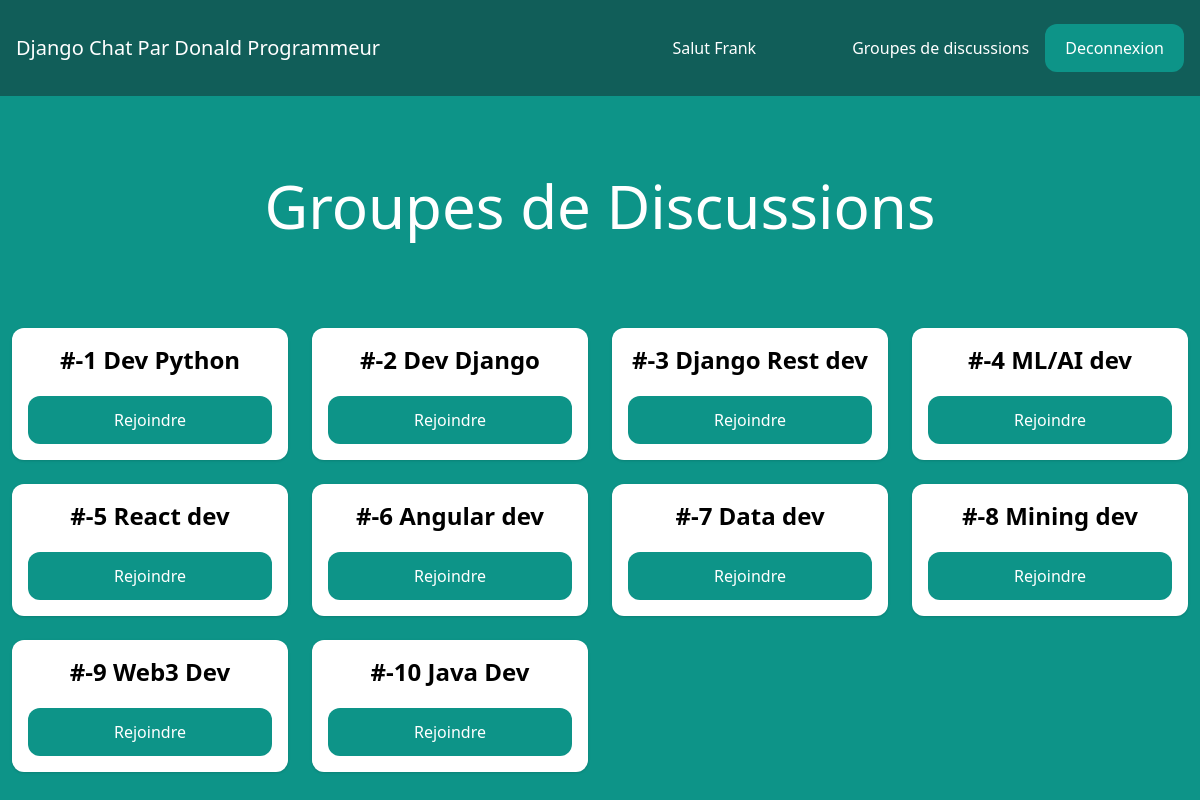
The app's page /rooms/ (signed in) with its own data.
### room/models.py (models this page shows)
class Room(models.Model):
    name = models.CharField(max_length=255)
    slug = models.SlugField(unique=True)

### room/views.py (the view)
# urls.py: path('rooms/', include('room.urls')),
@login_required
def rooms(request):
    rooms = Room.objects.all()
    return render(request, 'room/rooms.html', {'rooms': rooms})

### templates/room/rooms.html (shortened to what this page needs)
{% extends "base.html" %}
{% block content %}
 <div class="p-10 lg:p-20 text-center">
    <h1 class="text-3xl lg:text-6xl text-white">Groupes de Discussions</h1>
</div>
<div class="w-full flex flex-wrap items-center">
    {% for room in rooms %}
        <div class="w-full lg:w-1/4 px-3 py-3">
            <div class="p-4 bg-white shadow rounded-xl text-center">
                <h2 class="mb-5 text-2xl font-semibold"> #-{{forloop.counter}} {{ room.name }}</h2>
                <a href="{% url 'room' room.slug %}" class="px-5 py-3 block rounded-xl text-white bg-teal-600 hover:bg-teal-700">Rejoindre</a>
            </div>
        </div>
    {% endfor %}
</div>
{% endblock content %}

### templates/base.html (shortened to what this page needs)
<!DOCTYPE html>
<html lang="en">
    {% load static %}
<head>
    <script src="https://cdn.tailwindcss.com"></script>
</head>
<body class="bg-teal-600">
    <nav class="flex items-center justify-between px-4 py-6 bg-teal-800">
        <div>
            <a href="/" class="text-xl text-white"> Django Chat Par Donald Programmeur</a>
        </div>
        <div class="flex items-center space-x-4">
            {% if request.user.is_authenticated %}
            <a href="#" class="px-20 text-white">Salut {{ request.user.username }}</a>
            <a href="/rooms/" class="text-white hover:text-gray-200">Groupes de discussions</a>
            <a href="/logout/" class="px-5 py-3 rounded-xl bg-teal-600 text-white hover:bg-teal-700">Deconnexion</a>
            {% else %}
            <a href="/login/" class="text-white hover:text-gray-200">Connexion</a>
            <a href="/signup/" class="px-5 py-3 rounded-xl bg-teal-600 text-white hover:bg-teal-700">S'inscrire</a>
            {% endif %}
        </div>
    </nav>
   {% block content %}
    {% endblock %}
</body>
</html>

### records on screen
Room: name "Dev Python"
Room: name "Dev Django"
Room: name "Django Rest dev"
Room: name "ML/AI dev"
Room: name "React dev"
Room: name "Angular dev"
Room: name "Data dev"
Room: name "Mining dev"
Room: name "Web3 Dev"
Room: name "Java Dev"

### other values on screen
{{ request.user.username }} "Frank"
